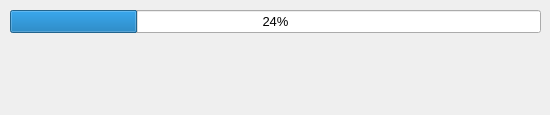
<?xml version="1.0" encoding="UTF-8"?>
<ui version="4.0">
 <class>ParseFileDialog</class>
 <widget class="QDialog" name="ParseFileDialog">
  <property name="geometry">
   <rect>
    <x>0</x>
    <y>0</y>
    <width>550</width>
    <height>115</height>
   </rect>
  </property>
  <property name="font">
   <font>
    <pointsize>10</pointsize>
   </font>
  </property>
  <property name="contextMenuPolicy">
   <enum>Qt::DefaultContextMenu</enum>
  </property>
  <property name="windowTitle">
   <string>Dialog</string>
  </property>
  <widget class="QProgressBar" name="progressBar">
   <property name="geometry">
    <rect>
     <x>10</x>
     <y>10</y>
     <width>531</width>
     <height>23</height>
    </rect>
   </property>
   <property name="value">
    <number>24</number>
   </property>
  </widget>
  <widget class="QLabel" name="noticeText">
   <property name="geometry">
    <rect>
     <x>30</x>
     <y>50</y>
     <width>481</width>
     <height>16</height>
    </rect>
   </property>
   <property name="font">
    <font>
     <pointsize>10</pointsize>
    </font>
   </property>
   <property name="text">
    <string/>
   </property>
   <property name="textFormat">
    <enum>Qt::AutoText</enum>
   </property>
   <property name="alignment">
    <set>Qt::AlignLeading|Qt::AlignLeft|Qt::AlignTop</set>
   </property>
  </widget>
  <widget class="QLabel" name="noticeTime">
   <property name="geometry">
    <rect>
     <x>30</x>
     <y>70</y>
     <width>481</width>
     <height>16</height>
    </rect>
   </property>
   <property name="font">
    <font>
     <pointsize>10</pointsize>
    </font>
   </property>
   <property name="text">
    <string/>
   </property>
   <property name="textFormat">
    <enum>Qt::AutoText</enum>
   </property>
   <property name="alignment">
    <set>Qt::AlignLeading|Qt::AlignLeft|Qt::AlignTop</set>
   </property>
  </widget>
 </widget>
 <resources/>
 <connections/>
</ui>
